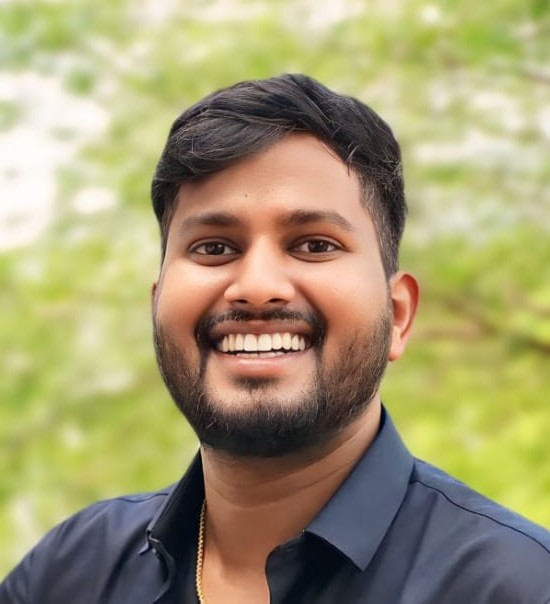
#> input picture Photo.jpeg, 550 x 604 px, found by its file name
$ python generate_animated_profile_banner.py
#> lines starting #> are read from the running program, lines starting #| are printed output that depends on the picture; after the words box and inside, x2 and y2 are one past the last pixel; in counts of white or black regions, pixels touching at a corner belong together
"""
generate_animated_profile_banner.py
Master Prompt — Complete GitHub Profile Banner Engine (Production Fidelity)
Recreates the exact visual fidelity from the reference:
- 1180x610 terminal window with glowing cyan border
- Top bar with red/yellow/green buttons and talaripradeep14@gmail.com - profile.sh --live
- VISUAL.MAP frame with cyan corner brackets ┌ ┐ └ ┘
- High-fidelity 1-bit serpentine Floyd-Steinberg dithered portrait in single hue #A78BFA
- Crisp silhouette boundary & background segmentation (no photo-negative bleed)
- 60 interleaved random shimmer groups (measured evenness ~0.001)
- 94 drift bands with sigma=4 per-dot noise (measured straightness ~0.04)
- 900 traveling morph dots with optimal transport trajectory matching
- SYSTEM.INFO panel with purple pill, dotted leaders, textLength locked, and blinking cursor
"""

import math
import random
import xml.etree.ElementTree as ET
import numpy as np
from PIL import Image, ImageEnhance, ImageOps, ImageFilter
from scipy import ndimage

def serpentine_floyd_steinberg_masked(intensity_arr, mask, threshold=120):
    arr = np.copy(intensity_arr)
    arr[~mask] = 0.0
    h, w = arr.shape
    out = np.zeros((h, w), dtype=np.uint8)

    for y in range(h):
        if y % 2 == 0:
            for x in range(w):
                if not mask[y, x]:
                    arr[y, x] = 0.0
                    continue
                old_val = arr[y, x]
                new_val = 255 if old_val > threshold else 0
                out[y, x] = new_val
                err = old_val - new_val
                if x + 1 < w and mask[y, x + 1]:
                    arr[y, x + 1] += err * (7.0 / 16.0)
                if y + 1 < h:
                    if x - 1 >= 0 and mask[y + 1, x - 1]:
                        arr[y + 1, x - 1] += err * (3.0 / 16.0)
                    if mask[y + 1, x]:
                        arr[y + 1, x] += err * (5.0 / 16.0)
                    if x + 1 < w and mask[y + 1, x + 1]:
                        arr[y + 1, x + 1] += err * (1.0 / 16.0)
        else:
            for x in range(w - 1, -1, -1):
                if not mask[y, x]:
                    arr[y, x] = 0.0
                    continue
                old_val = arr[y, x]
                new_val = 255 if old_val > threshold else 0
                out[y, x] = new_val
                err = old_val - new_val
                if x - 1 >= 0 and mask[y, x - 1]:
                    arr[y, x - 1] += err * (7.0 / 16.0)
                if y + 1 < h:
                    if x + 1 < w and mask[y + 1, x + 1]:
                        arr[y + 1, x + 1] += err * (3.0 / 16.0)
                    if mask[y + 1, x]:
                        arr[y + 1, x] += err * (5.0 / 16.0)
                    if x - 1 >= 0 and mask[y + 1, x - 1]:
                        arr[y + 1, x - 1] += err * (1.0 / 16.0)
    return out

def process_portrait(image_path, grid_w=300, grid_h=340):
#> called with image_path = 'Photo.jpeg', grid_w = 300, grid_h = 340
    img = Image.open(image_path).convert('RGB')
#> img is the input picture: PIL image 550x604 RGB; mean R, G, B 163, 154, 113.5
    w, h = img.size
    crop_size = min(w, h)
    left = (w - crop_size) // 2
    top = int((h - crop_size) * 0.06)
    crop = img.crop((left, top, left + crop_size, top + int(crop_size * 1.133)))
    resized = crop.resize((grid_w, grid_h), Image.Resampling.LANCZOS)

    # 1. UnsharpMask(radius=3, percent=140)
    sharpened = resized.filter(ImageFilter.UnsharpMask(radius=3, percent=140))
    # 2. Contrast 1.3x only
    enhanced = ImageEnhance.Contrast(sharpened).enhance(1.3)
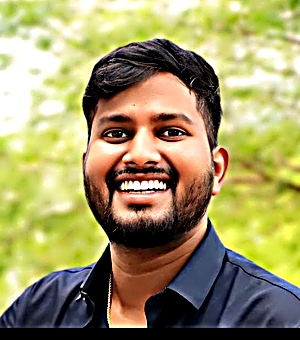
#> enhanced: PIL image 300x340 RGB; mean R, G, B 160.4, 151.4, 101.4
    # 3. autocontrast(cutoff=1)
    gray = ImageOps.autocontrast(ImageOps.grayscale(enhanced), cutoff=1)
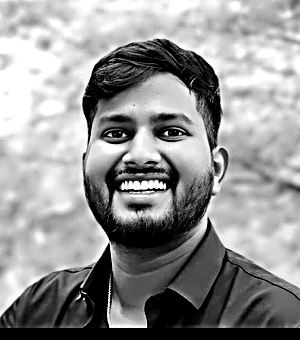
#> gray: PIL image 300x340 L; min 0, max 255, mean 148.4
    intensity = np.array(gray, dtype=float)

    # Clean background segmentation (color distance from backdrop)
    rgb_arr = np.array(enhanced, dtype=float)
    bg_sample = np.mean(rgb_arr[:15, :], axis=(0, 1))
#> bg_sample = [222.9, 229.3, 154.9]
    dist = np.linalg.norm(rgb_arr - bg_sample, axis=2)
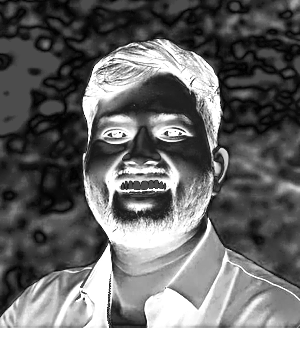
#> dist: shape (340, 300) float64; min 1.81, max 355.3, mean 146.6; drawn with min black and max white
    raw_mask = dist > 32
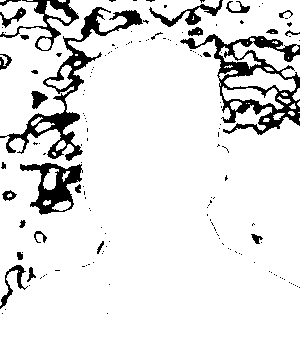
#> raw_mask: shape (340, 300) bool; 89.3% white; 153 black regions (125 under 20 px), largest, box (x1, y1, x2, y2) and area: (180, 34, 300, 135) 3328, (0, 7, 143, 161) 2955, (20, 163, 83, 215) 1375
    closed_mask = ndimage.binary_closing(raw_mask, structure=np.ones((7, 7)))
#> closed_mask: shape (340, 300) bool; 93.7% white; 16 black regions, largest, box (x1, y1, x2, y2) and area: (0, 0, 300, 340) 3968, (36, 179, 70, 214) 597, (50, 113, 78, 130) 341
    filled_mask = ndimage.binary_fill_holes(closed_mask)
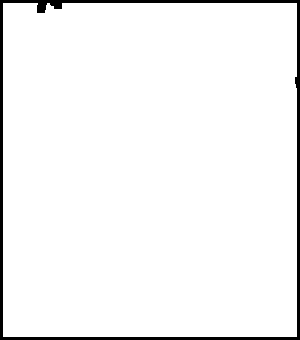
#> filled_mask: shape (340, 300) bool; 96.1% white; 1 black region, box (x1, y1, x2, y2) and area: (0, 0, 300, 340) 3968
    labeled, num_features = ndimage.label(filled_mask)
#> num_features = 1
    sizes = ndimage.sum(filled_mask, labeled, range(1, num_features + 1))
#> sizes = [98032]
    subject_mask = (labeled == (np.argmax(sizes) + 1))

    # Silhouette boundary enhancement
    eroded = ndimage.binary_erosion(subject_mask, structure=np.ones((3, 3)), iterations=1)
#> eroded: shape (340, 300) bool; 94.8% white; 1 black region, box (x1, y1, x2, y2) and area: (0, 0, 300, 340) 5258
    boundary = subject_mask & (~eroded)
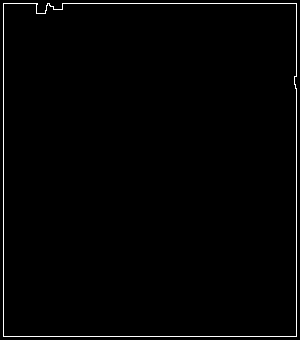
#> boundary: shape (340, 300) bool; 1.3% white in thin lines or dots

    # Calibrate tone curve so face details (eyes, nose, smile, hair texture) pop vividly
    min_val = intensity[subject_mask].min()
#> min_val = 0
    max_val = intensity[subject_mask].max()
#> max_val = 255
    normalized = (intensity - min_val) / max(1.0, (max_val - min_val))

    # Dark mode tone curve: gamma 1.7 ensures facial contours, smile & collar are crisp
    dark_tone = (normalized ** 1.7) * 255.0
    dark_tone[boundary] = 255.0 # Crisp silhouette framing
#> dark_tone: shape (340, 300) float64; min 0, max 255, mean 124.4
    dark_dither = serpentine_floyd_steinberg_masked(dark_tone, subject_mask, threshold=118)
#> in serpentine_floyd_steinberg_masked, `arr[~mask] = 0.0`:
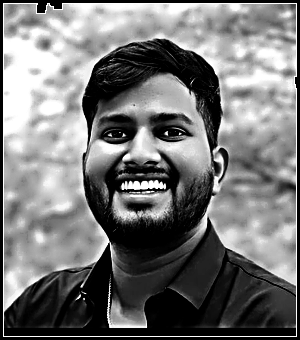
#> arr: shape (340, 300) float64; min 0, max 255, mean 119.1
#> (the rest of the program and of its run is left out)
